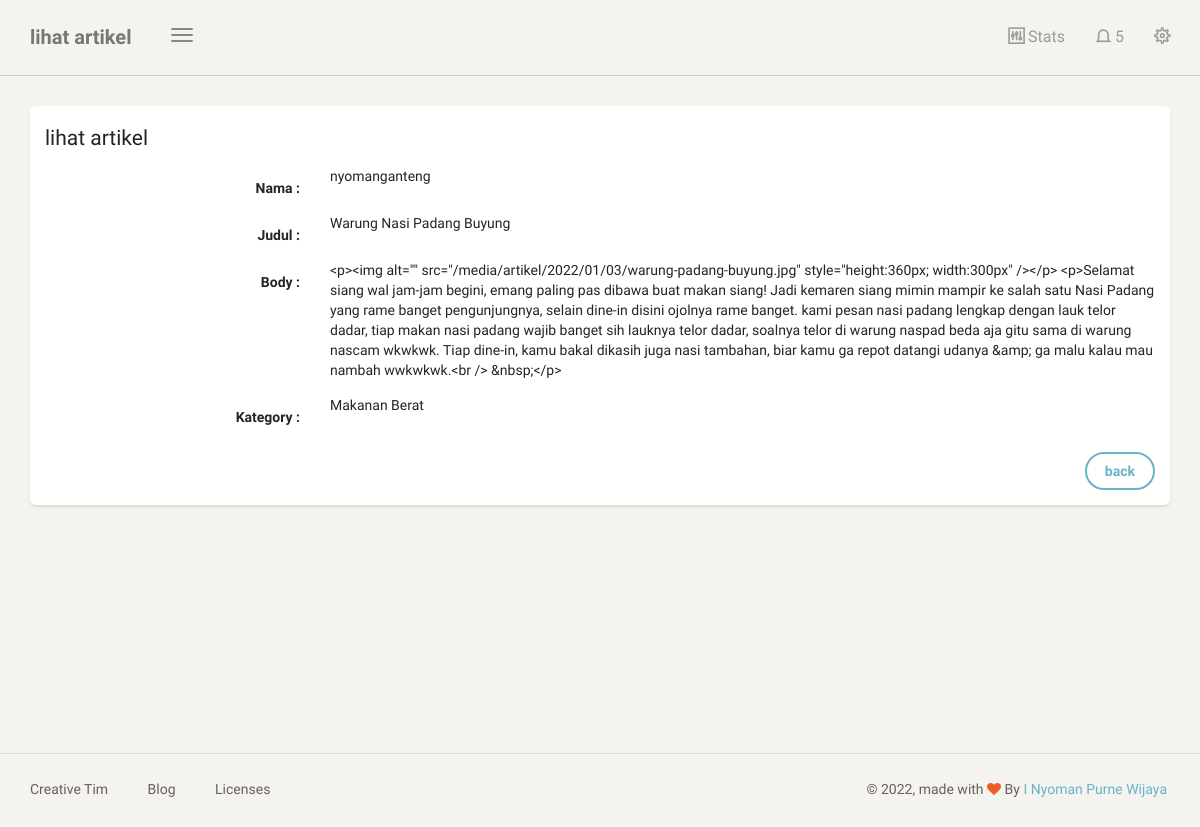
The app's page /dashboard/artikel/lihat/13 (signed in) with its own data.
### blog/models.py (models this page shows, shortened)
class Artikel(models.Model):
    nama = models.ForeignKey(User, on_delete=models.CASCADE, blank=True, null=True)
    judul = models.CharField(max_length=100)
    body = RichTextUploadingField(blank=True, null=True,
                                        config_name='special',
                                        external_plugin_resources=[(
                                            'youtube',
                                            '/static/ckeditor_plugins/youtube/youtube/',
                                            'plugin.js',
                                        )],
    )
    kategory = models.ForeignKey(Kategori, on_delete=models.CASCADE)
    date = models.DateTimeField(auto_now_add=True)
    class Meta:
        ordering =['-date']
        verbose_name_plural = "Artikel"

class Kategori(models.Model):
    nama = models.CharField(max_length=20)
    def __str__(self):
        return self.nama
    class Meta:
        verbose_name_plural = "Kategori"

### blog/views.py (the view)
# urls.py: path('artikel/lihat/<str:id>',lihat_artikel, name='lihat_artikel'),
@login_required
def lihat_artikel(request, id):
    template_name = "back/lihat_artikel.html"
    artikel = Artikel.objects.get(id=id)
    print(artikel)
    context = {
        'title' : 'lihat artikel',
        'artikel' : artikel,
    }
    return render(request, template_name, context)

### templates/back/lihat_artikel.html (shortened to what this page needs)
{% extends 'back/base.html' %}
{% block content %}
<div class="content">
    <div class="container-fluid">
        <div class="row">
            <div class="col-md-12">
                <div class="card">
                    <form class="form-horizontal" method="POST">
                        <div class="card-header">
                            <h4 class="card-title">
                                {{title}}
                            </h4>
                        </div>
                        <div class="card-content">
                            <div class="form-group">
                                <label class="col-md-3 control-label">Nama : </label>
                                <div class="col-md-9">
                                    {{artikel.nama}}
                                </div>
                            </div>
                            <div class="form-group">
                                <label class="col-md-3 control-label">Judul : </label>
                                <div class="col-md-9">
                                    {{artikel.judul}}
                                </div>
                            </div>
                            <div class="form-group">
                                <label class="col-md-3 control-label">Body : </label>
                                <div class="col-md-9">
                                    {{artikel.body}}
                                </div>
                            </div>
                            <div class="form-group">
                                <label class="col-md-3 control-label">Kategory : </label>
                                <div class="col-md-9">
                                 {{artikel.kategory}}
                                </div>
                            </div>
                        </div>
                        <div class="card-footer text-right">
                            <div class="form-group">
                                <label class="col-md-3"></label>
                                <div class="col-md-9">
                                    <a class="btn btn-info" href="{%url 'tabel_artikel' %}">back</a>
                                </div>
                            </div>
                        </div>
                    </form>
                </div>
            </div>
        </div>
    </div>
</div>
{% endblock content %}

### records on screen
Artikel: nama "nyomanganteng", judul "Warung Nasi Padang Buyung", body "<p><img alt=\"\" src=\"/media/artikel/2022/01/03/warung-padang-buyung.jpg\" style=\"height:360px; width:300px\" /></p> <p>Selamat siang wal jam-jam begini, emang paling pas dibawa buat makan siang! Jadi kemaren siang mimin mampir ke salah satu Nasi Padang yang rame banget pengunjungnya, selain dine-in disini ojolnya rame banget. kami pesan nasi padang lengkap dengan lauk telor dadar, tiap makan nasi padang wajib banget sih lauknya telor dadar, soalnya telor di warung naspad beda aja gitu sama di warung nascam wkwkwk. Tiap dine-in, kamu bakal dikasih juga nasi tambahan, biar kamu ga repot datangi udanya &amp; ga malu kalau mau nambah wwkwkwk.<br /> &nbsp;</p>", kategory "Makanan Berat"

### other values on screen
{{ title }} "lihat artikel"
